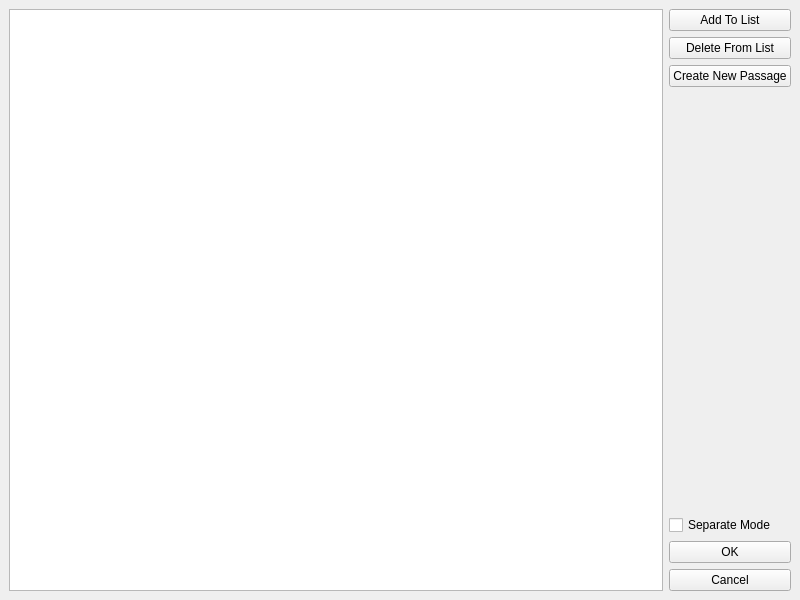
<?xml version="1.0" encoding="UTF-8"?>
<ui version="4.0">
    <class>winSelectPassage</class>
    <widget class="QMainWindow" name="winSelectPassage">
        <property name="geometry">
            <rect>
                <x>0</x>
                <y>0</y>
                <width>800</width>
                <height>600</height>
            </rect>
        </property>
        <property name="focusPolicy">
            <enum>Qt::NoFocus</enum>
        </property>
        <property name="windowTitle">
            <string>Select Passages</string>
        </property>
        <widget class="QWidget" name="centralwidget">
            <layout class="QGridLayout" name="gridLayout">
                <item row="0" column="0">
                    <widget class="QListWidget" name="lstPassages">
                        <property name="alternatingRowColors">
                            <bool>true</bool>
                        </property>
                        <property name="selectionMode">
                            <enum>QAbstractItemView::MultiSelection</enum>
                        </property>
                        <property name="isWrapping" stdset="0">
                            <bool>false</bool>
                        </property>
                        <property name="wordWrap">
                            <bool>true</bool>
                        </property>
                        <property name="sortingEnabled">
                            <bool>false</bool>
                        </property>
                    </widget>
                </item>
                <item row="0" column="1">
                    <layout class="QVBoxLayout" name="verticalLayout">
                        <item>
                            <widget class="QPushButton" name="btnAddToList">
                                <property name="text">
                                    <string>Add To List</string>
                                </property>
                            </widget>
                        </item>
                        <item>
                            <widget class="QPushButton" name="btnDeleteFromList">
                                <property name="text">
                                    <string>Delete From List</string>
                                </property>
                            </widget>
                        </item>
                        <item>
                            <widget class="QPushButton" name="btnCreateNewPasage">
                                <property name="text">
                                    <string>Create New Passage</string>
                                </property>
                            </widget>
                        </item>
                        <item>
                            <spacer name="verticalSpacer">
                                <property name="orientation">
                                    <enum>Qt::Vertical</enum>
                                </property>
                                <property name="sizeHint" stdset="0">
                                    <size>
                                        <width>20</width>
                                        <height>40</height>
                                    </size>
                                </property>
                            </spacer>
                        </item>
                        <item>
                            <widget class="QCheckBox" name="chkMode">
                                <property name="text">
                                    <string>Separate Mode</string>
                                </property>
                                <property name="checked">
                                    <bool>false</bool>
                                </property>
                            </widget>
                        </item>
                        <item>
                            <widget class="QPushButton" name="btnOk">
                                <property name="text">
                                    <string>OK</string>
                                </property>
                            </widget>
                        </item>
                        <item>
                            <widget class="QPushButton" name="btnCancel">
                                <property name="text">
                                    <string>Cancel</string>
                                </property>
                            </widget>
                        </item>
                    </layout>
                </item>
            </layout>
        </widget>
        <action name="actionNew_Student">
            <property name="text">
                <string>New Student</string>
            </property>
        </action>
        <action name="actionNew_Passage">
            <property name="text">
                <string>New Passage</string>
            </property>
        </action>
        <action name="actionExit">
            <property name="text">
                <string>Exit</string>
            </property>
        </action>
    </widget>
    <resources/>
    <connections/>
</ui>
